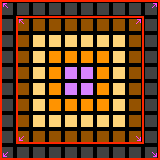

A level layout from a 2D game, rendered from its tile map. Below: a short description, then the map file with its tile-grid data intact:
An orthogonal 10x10 tile map with 16x16 px tiles, 2 tile layers (14x14 Tiles, Border Tiles), 2 tilesets.

<map version="1.4" tiledversion="1.4.2" orientation="orthogonal" renderorder="right-down" width="10" height="10" tilewidth="16" tileheight="16" infinite="0" nextlayerid="3" nextobjectid="1">
 <tileset firstgid="1" source="../Tilesets/Top Down [Sheet M-2 S-2].tsx" />
 <tileset firstgid="17" source="../Tilesets/Top Down [Sheet M-2 S-0].tsx" />
 <layer id="2" name="14x14 Tiles" width="10" height="10">
  <data encoding="csv">
13,13,13,13,13,13,13,13,13,13,
13,2,2,2,2,2,2,2,2,13,
13,2,3,3,3,3,3,3,2,13,
13,2,3,7,7,7,7,3,2,13,
13,2,3,7,8,8,7,3,2,13,
13,2,3,7,8,8,7,3,2,13,
13,2,3,7,7,7,7,3,2,13,
13,2,3,3,3,3,3,3,2,13,
13,2,2,2,2,2,2,2,2,13,
13,13,13,13,13,13,13,13,13,13
</data>
 </layer>
 <layer id="1" name="Border Tiles" width="10" height="10" locked="1">
  <data encoding="csv">
21,22,22,22,22,22,22,22,22,23,
25,21,22,22,22,22,22,22,23,27,
25,25,0,0,0,0,0,0,27,27,
25,25,0,0,0,0,0,0,27,27,
25,25,0,0,0,0,0,0,27,27,
25,25,0,0,0,0,0,0,27,27,
25,25,0,0,0,0,0,0,27,27,
25,25,0,0,0,0,0,0,27,27,
25,29,30,30,30,30,30,30,31,27,
29,30,30,30,30,30,30,30,30,31
</data>
 </layer>
</map>
